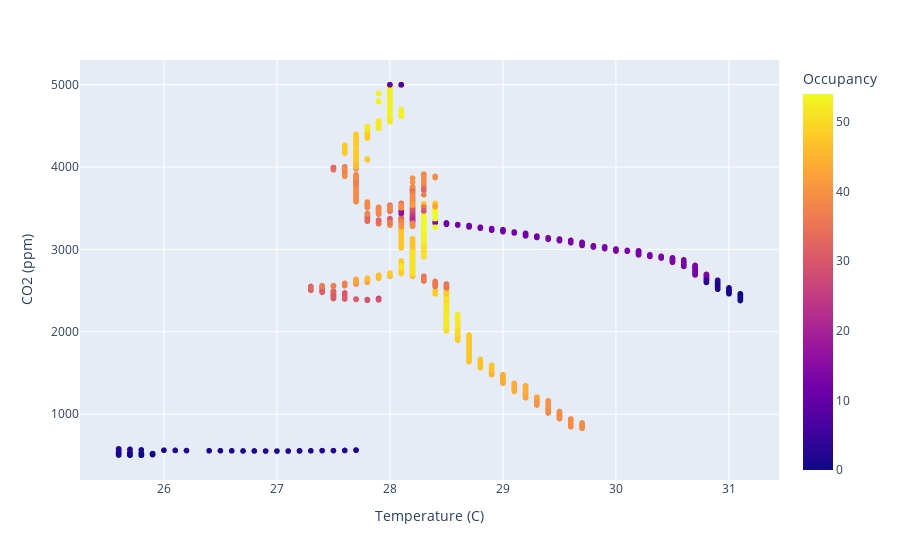

The cell this chart's notebook holds for it:
### Code cell
exp.scatter(data_frame=data,x=data['Temperature (C)'],y=data['CO2 (ppm)'],color=data['Occupancy'])

### Figure 1 — Plotly figure (JSON) as saved in the notebook; plotly's stock layout.template omitted (floating-point values rounded to 4 significant figures; data arrays with more than 128 entries replaced by an {"elided": "..."} marker saying what was removed)
{"data": [{"hovertemplate": "Temperature (C)=%{x}<br>CO2 (ppm)=%{y}<br>Occupancy=%{marker.color}<extra></extra>", "legendgroup": "", "marker": {"color": {"elided": "3654 int values"}, "coloraxis": "coloraxis", "symbol": "circle"}, "mode": "markers", "name": "", "showlegend": false, "type": "scattergl", "x": {"elided": "3654 float values"}, "xaxis": "x", "y": {"elided": "3654 int values"}, "yaxis": "y"}], "layout": {"autosize": true, "coloraxis": {"colorbar": {"title": {"text": "Occupancy"}}, "colorscale": [[0, "#0d0887"], [0.1111, "#46039f"], [0.2222, "#7201a8"], [0.3333, "#9c179e"], [0.4444, "#bd3786"], [0.5556, "#d8576b"], [0.6667, "#ed7953"], [0.7778, "#fb9f3a"], [0.8889, "#fdca26"], [1, "#f0f921"]]}, "legend": {"tracegroupgap": 0}, "margin": {"t": 60}, "xaxis": {"anchor": "y", "autorange": true, "domain": [0, 1], "range": [25.27, 31.43], "title": {"text": "Temperature (C)"}, "type": "linear"}, "yaxis": {"anchor": "x", "autorange": true, "domain": [0, 1], "range": [151.6, 5348.0], "title": {"text": "CO2 (ppm)"}, "type": "linear"}}}
